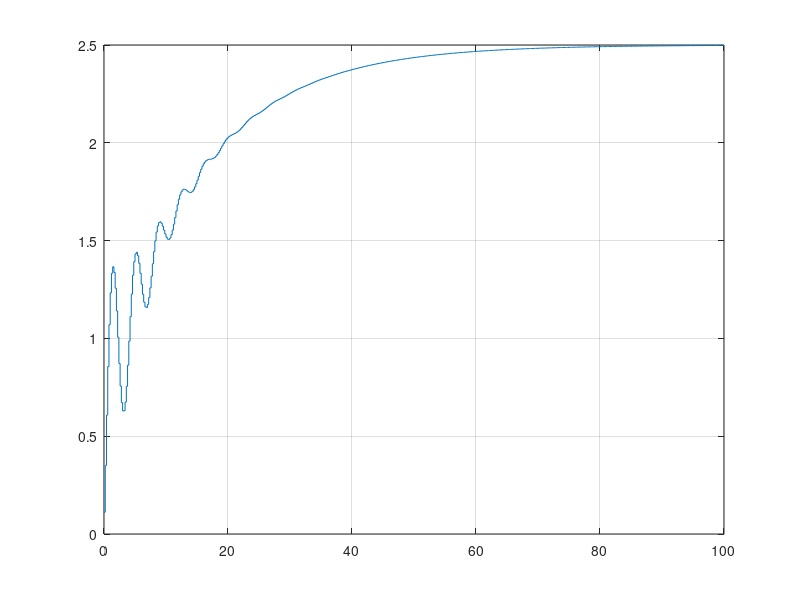
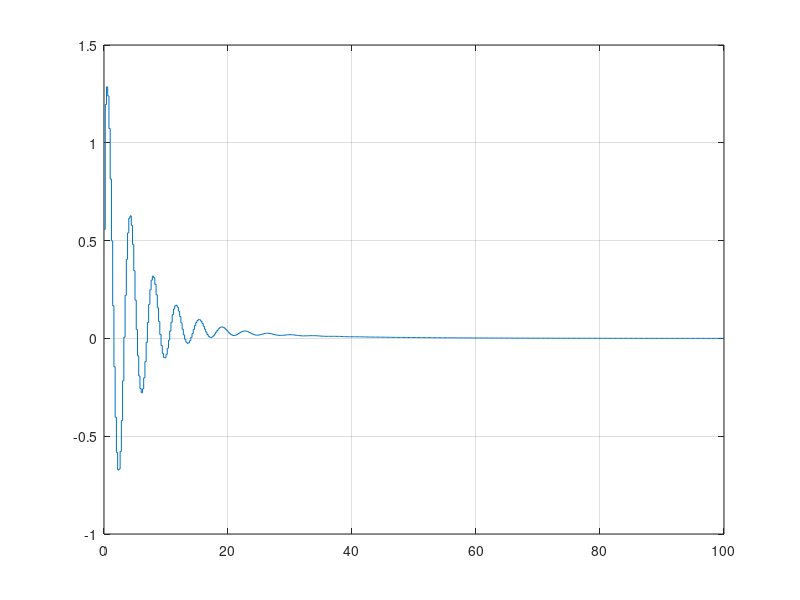
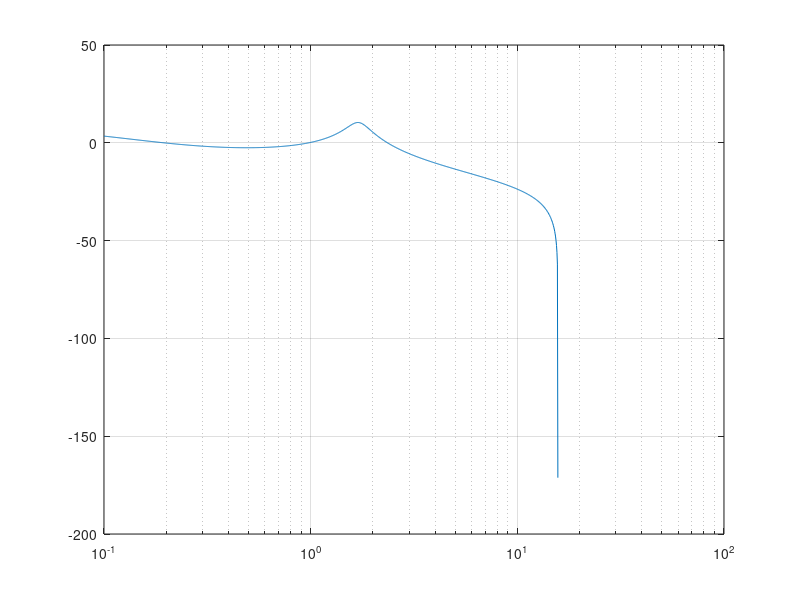
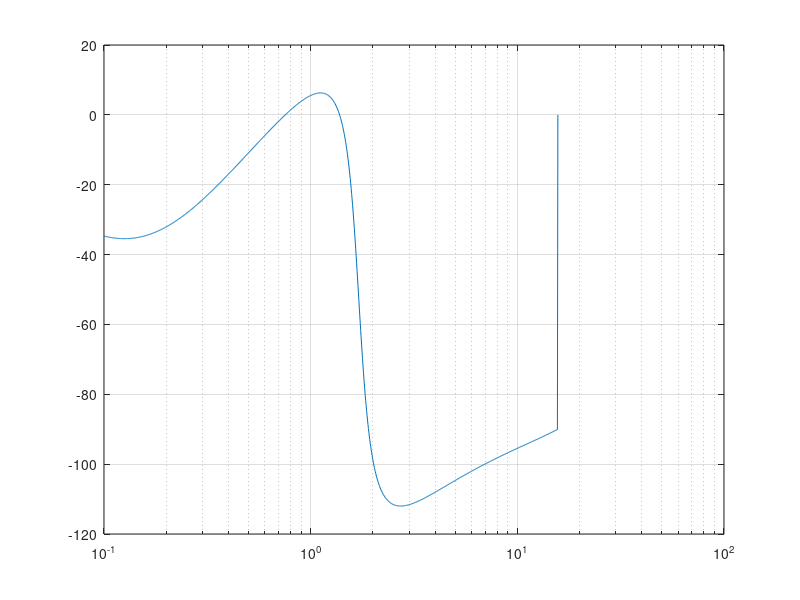

Recreate these plots in MATLAB, in order.

A = [[ 0.85150898 -0.55915571 -0.03703018];
 [ 0.1851509   0.94408443 -0.00370302];
 [ 0.01851509  0.19440844  0.9996297 ];];

%[ [-0.5, -3, -0.2], [1,  0, 0],[0,1,0] ]
%[ [1], [0],[0] ]
%[ [1, 2, 0.5] ]

B = [[0.1851509 ];
 [0.01851509];
 [0.00185151];];

C =  [[1.11553416 1.71310868 0.47768932]];

D = [[0.11155342]];

Gs = ss(A,B,C,D, 0.2)

[Step_y, Step_t] = step(Gs, 100);
[Impulse_y, Impulse_t] = impulse(Gs, 100);
[MagB, PhaB, FreqB] = bode(Gs);
[GM, GP, Wg, Wp] = margin(Gs);
[Re,Img,FreqN] = nyquist(Gs);
[r, k] = rlocus(Gs);
[MagN, PhaN, WN] = nichols(Gs);


GM = mag2db(GM);
MagB = mag2db(MagB);
MagN = mag2db(MagN);

figure(1)
stairs(Step_t, Step_y)
grid()

figure(2)
stairs(Impulse_t, Impulse_y)
grid()

figure(3)
semilogx(FreqB, squeeze(MagB))
grid()

figure(4)
semilogx(FreqB, squeeze(PhaB))
grid()

figure(5)
plot(squeeze(Re), squeeze(Img),squeeze(Re), squeeze(-Img))
grid()

figure(6)
index = size(r);
for i=1:index(1)
    plot(real(r(i,:)), imag(r(i,:)))
    hold on
end
grid()
hold off

figure(7)
plot(squeeze(PhaN), squeeze(MagN))
grid()

set = 'S2D';
save(strcat(set,'Step'),'Step_t','Step_y')
save(strcat(set,'Imp'),'Impulse_y','Impulse_t')
save(strcat(set,'Bode'),'MagB','PhaB','FreqB')
save(strcat(set,'Margin'),'GM','GP','Wg','Wp')
save(strcat(set,'Nyquist'),'Re','Img','FreqN')
save(strcat(set,'Rlocus'),'r','k')
save(strcat(set,'Nichols'),'MagN','PhaN','WN')